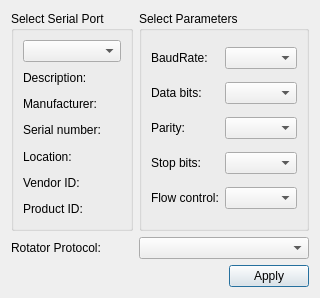
<?xml version="1.0" encoding="UTF-8"?>
<ui version="4.0">
 <class>SettingsDialog</class>
 <widget class="QDialog" name="SettingsDialog">
  <property name="geometry">
   <rect>
    <x>0</x>
    <y>0</y>
    <width>281</width>
    <height>298</height>
   </rect>
  </property>
  <property name="windowTitle">
   <string>Settings</string>
  </property>
  <layout class="QGridLayout" name="gridLayout_3">
   <item row="2" column="0" colspan="2">
    <layout class="QHBoxLayout" name="horizontalLayout">
     <item>
      <spacer name="horizontalSpacer">
       <property name="orientation">
        <enum>Qt::Horizontal</enum>
       </property>
       <property name="sizeHint" stdset="0">
        <size>
         <width>96</width>
         <height>20</height>
        </size>
       </property>
      </spacer>
     </item>
     <item>
      <widget class="QPushButton" name="applyButton">
       <property name="text">
        <string>Apply</string>
       </property>
      </widget>
     </item>
    </layout>
   </item>
   <item row="0" column="1">
    <widget class="QGroupBox" name="parametersBox">
     <property name="title">
      <string>Select Parameters</string>
     </property>
     <layout class="QGridLayout" name="gridLayout_2">
      <item row="0" column="0">
       <widget class="QLabel" name="baudRateLabel">
        <property name="text">
         <string>BaudRate:</string>
        </property>
       </widget>
      </item>
      <item row="0" column="1">
       <widget class="QComboBox" name="baudRateBox"/>
      </item>
      <item row="1" column="0">
       <widget class="QLabel" name="dataBitsLabel">
        <property name="text">
         <string>Data bits:</string>
        </property>
       </widget>
      </item>
      <item row="1" column="1">
       <widget class="QComboBox" name="dataBitsBox"/>
      </item>
      <item row="2" column="0">
       <widget class="QLabel" name="parityLabel">
        <property name="text">
         <string>Parity:</string>
        </property>
       </widget>
      </item>
      <item row="2" column="1">
       <widget class="QComboBox" name="parityBox"/>
      </item>
      <item row="3" column="0">
       <widget class="QLabel" name="stopBitsLabel">
        <property name="text">
         <string>Stop bits:</string>
        </property>
       </widget>
      </item>
      <item row="3" column="1">
       <widget class="QComboBox" name="stopBitsBox"/>
      </item>
      <item row="4" column="0">
       <widget class="QLabel" name="flowControlLabel">
        <property name="text">
         <string>Flow control:</string>
        </property>
       </widget>
      </item>
      <item row="4" column="1">
       <widget class="QComboBox" name="flowControlBox"/>
      </item>
     </layout>
    </widget>
   </item>
   <item row="0" column="0">
    <widget class="QGroupBox" name="selectBox">
     <property name="title">
      <string>Select Serial Port</string>
     </property>
     <layout class="QGridLayout" name="gridLayout">
      <item row="0" column="0">
       <widget class="QComboBox" name="serialPortInfoListBox"/>
      </item>
      <item row="1" column="0">
       <widget class="QLabel" name="descriptionLabel">
        <property name="text">
         <string>Description:</string>
        </property>
       </widget>
      </item>
      <item row="2" column="0">
       <widget class="QLabel" name="manufacturerLabel">
        <property name="text">
         <string>Manufacturer:</string>
        </property>
       </widget>
      </item>
      <item row="3" column="0">
       <widget class="QLabel" name="serialNumberLabel">
        <property name="text">
         <string>Serial number:</string>
        </property>
       </widget>
      </item>
      <item row="4" column="0">
       <widget class="QLabel" name="locationLabel">
        <property name="text">
         <string>Location:</string>
        </property>
       </widget>
      </item>
      <item row="5" column="0">
       <widget class="QLabel" name="vidLabel">
        <property name="text">
         <string>Vendor ID:</string>
        </property>
       </widget>
      </item>
      <item row="6" column="0">
       <widget class="QLabel" name="pidLabel">
        <property name="text">
         <string>Product ID:</string>
        </property>
       </widget>
      </item>
     </layout>
    </widget>
   </item>
   <item row="1" column="1">
    <widget class="QComboBox" name="rotatorProtocol"/>
   </item>
   <item row="1" column="0">
    <widget class="QLabel" name="label">
     <property name="text">
      <string>Rotator Protocol:</string>
     </property>
    </widget>
   </item>
  </layout>
 </widget>
 <resources/>
 <connections/>
</ui>
